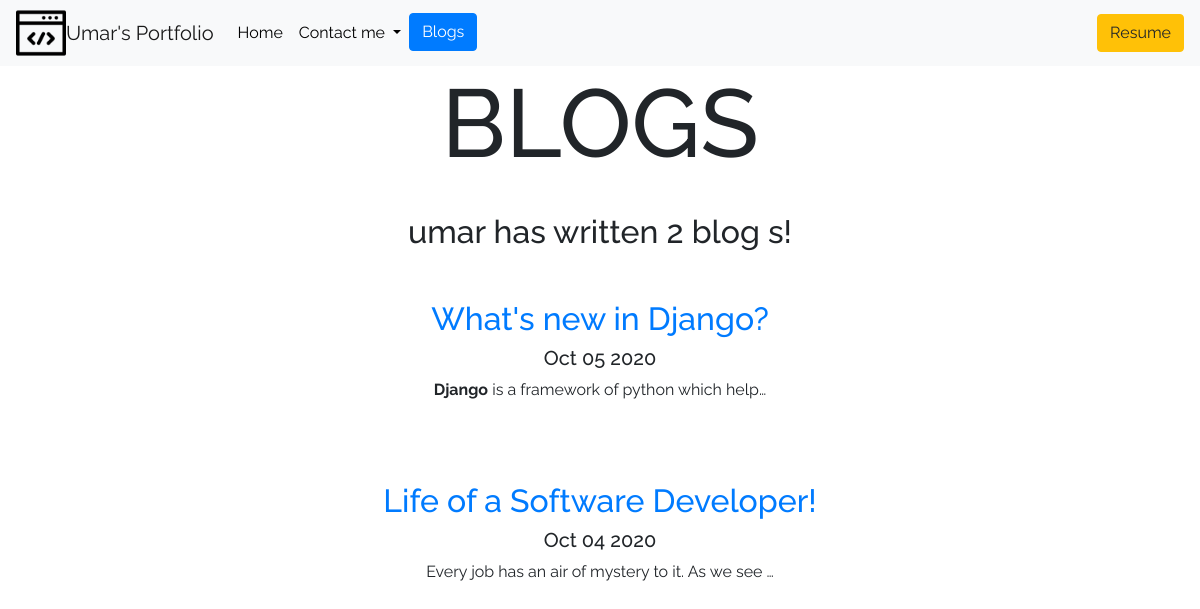
Screenshot of /blog/ with the database file from the repository.
### blog/models.py (models this page shows, shortened)
class Blog(models.Model):
    title = models.CharField(max_length=100)
    description = models.CharField(max_length=20000)
    date = models.DateField(max_length=20)

### blog/views.py (the view)
# urls.py: path('',views.blog ,name = 'blog'),
def blog(request):
    blogs = Blog.objects.order_by('-date')
    return render(request,'blog/blog.html',{'blogs':blogs})

### blog/templates/blog/blog.html
{% extends 'portfolio/base.html' %}
{% block content %}
    <div style="text-align: center;">
            <h1 id="blogtitle" class="text-center"> BLOGS </h1>
            <br>
            <h2>umar has written {{ blogs.count }} blog {{ blogs.count |pluralize }}!</h2>
            <br>
            {% for blog in blogs %}
            <div class="row justify-content-center my-3">
                <div class="col-md-10">
            <a href="{% url 'all_blog:details' blog.id %}"><h2 style="text-align: center;">{{blog.title}}</h2></a>
            <h5>{{ blog.date |date:'M d Y' }}</h5>
            <p>{{ blog.description|safe|truncatechars:50}}</p>
            <br><br>
            {% endfor %}
                </div>
            </div>
    </div>
{% endblock %}

### portfolio/templates/portfolio/base.html (shortened to what this page needs)
{% load static %}
<!doctype html>
<html lang="en">
  <head>
    <link rel="stylesheet" href="https://stackpath.bootstrapcdn.com/bootstrap/4.5.2/css/bootstrap.min.css">
    <link rel="stylesheet" href="{% static 'portfolio/custom.css' %}">
  </head>
  <body>
    <nav class="navbar navbar-expand-lg navbar-light bg-light">
        <img src = "{% static 'portfolio/code.png' %}" height="50" width="50">
        <a class="navbar-brand" href="{% url 'home' %}">Umar's Portfolio</a>
        <div class="collapse navbar-collapse" id="navbarSupportedContent">
          <ul class="navbar-nav mr-auto">
            <li class="nav-item active">
              <a class="nav-link" href="{% url 'home' %}">Home <span class="sr-only">(current)</span></a>
            </li>
            <li class="nav-item dropdown">
              <a class="nav-link dropdown-toggle" href="#" id="navbarDropdown" role="button" data-toggle="dropdown" aria-haspopup="true" aria-expanded="false">
                Contact me
              </a>
            </li>
            <li class="nav-item">
              <a class="btn btn-primary" href="{% url 'all_blog:blog' %}">Blogs</a>
            </li>
          </ul>
          <a class="btn btn-warning" href="{% static 'portfolio/umar_re.docx' %}">Resume</a>
        </div>
      </nav>
      {% block content %}  {% endblock %}
  </body>
</html>

### portfolio/static/portfolio/custom.css (style rules this page uses)
.navbar-nav .nav-link { color: rgba(0,0,0,1) !important; }
body { font-family: 'Raleway', sans-serif; }
#blogtitle { font-size: 6rem; }

### rows the page displays
Blog: title "What's new in Django?", date "Oct 05 2020", description "Django is a framework of python which help…"
Blog: title "Life of a Software Developer!", date "Oct 04 2020", description "Every job has an air of mystery to it. As we see …"

### other values shown
{{ blogs.count }} "2"
